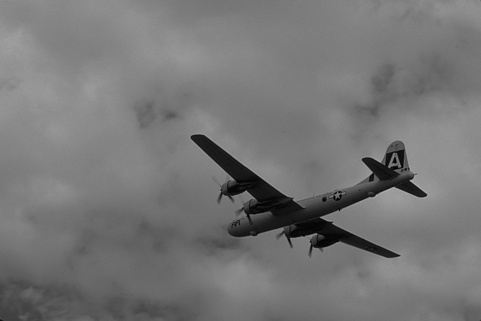
%> input picture cs558_hw1/plane.pgm, 481 x 321 px
$ octave --eval "main;"   (GNU Octave 9; MATLAB toolbox functions it lacks are replaced by stand-ins)
%> lines starting %> are read from the running program, lines starting %| are printed output that depends on the picture; in (x1, y1, x2, y2) boxes, pixels count from 0 and x2, y2 are one past the last pixel; in counts of white or black regions, pixels touching at a corner belong together; the program's own positions count from 1
%Ethan Che
%Homework 1
%09/30/2021
%I pledge my honor that I have abided by the Stevens Honor System.


function main(filename, stdv)

    if nargin == 0
        filename = 'plane.pgm';
        stdv = '2';
    end

    img = imread(filename,'pgm'); %Reads in pgm image
%> img is the input picture: size 321x481 uint8; min 1, max 177, mean 118.3

    rowsize = size(img, 1);
%> rowsize = 321
    colsize = size(img, 2);
%> colsize = 481

    stdv = str2num(stdv);

    temp = 2*floor(stdv/2)+1; %Standard deviation, rounded to next odd number
    width = 6*temp;
    width = 2*floor(width/2)+1;

    add = floor(width/2); %How many pixels have to add aropund edge. Change the first number.

    extended = extend_edges(img, add);

    filtered_image = cast(gauss_filter(rowsize, colsize, extended, stdv, width), 'uint8');
    imwrite(filtered_image, 'output_gauss.jpg');

    subplot(2,2,1);
    imshow(img);
    title('Input Image');

    subplot(2,2,2);
    imshow('output_gauss.jpg');
    title('Gauss Filtered Image');

    gauss_extend = extend_edges(filtered_image, 1);
    [sobel, grad] = sobel_filter(rowsize, colsize, gauss_extend);
    imwrite(cast(sobel, 'uint8'),'output_sobel.jpg');
    subplot(2,2,3);
    imshow('output_sobel.jpg');
    title('Sobel Filtered Image');

    nms = cast(nms_filter(sobel, grad),'uint8');
    imwrite(nms,'output_nms.jpg');
    subplot(2,2,4);
    imshow('output_nms.jpg');
    title('NMS Applied to Sobel');


end

function filtered_image = gauss_filter(im_r, im_c, extended_image, stdv, fsz) %fsz is the filter size, 5 means 5x5, for example
    filtered_image = zeros(im_r, im_c); %Size of regular image
    mask = zeros(fsz, fsz);
    mid = ceil(fsz/2); %Center of matrix. fsv should be odd
    total = 0;
    for i = 1:fsz
        for j = 1:fsz
            temp = gauss_eq(stdv, i-mid, j-mid);
            mask(i,j) = temp;
            total = total+temp;
        end
    end
    mask = mask./total;
    %disp(sum(sum(mask)));
    offset = floor(fsz/2); %Half of the filter width rounded down
    for i = 1:im_r
        for j = 1:im_c
            %move filter over each pixel in extended image, where original
            %image is
            filtered_image(i, j) = get_filter_val(extended_image,i+offset,j+offset,mask,offset);
        end
    end
end

% [85 lines left out: functions sobel_filter, gauss_eq, nms_filter, not called in this run]

%Worls for gauss and sobel
% [11 lines left out: function get_filter_val, not called in this run]


function extended = extend_edges(img, add) %Extends image so we can apply filters
%> called with add = 9

    rowsize = size(img, 1);
%> rowsize = 321
    colsize = size(img, 2);
%> colsize = 481
    top = zeros(add,colsize); %Top pixels
    bottom = zeros(add,colsize); %Bottom pixels
    left = zeros(rowsize, add); %Left pixels
    right = zeros(rowsize, add); %Right pixels

    %Expand top and bottom row of pixels
    for c = 1:colsize
        for r = 1:add
            top(r,c) = img(1,c);
            bottom(r,c) = img(rowsize,c);
        end
    end

    for c = 1:add
        for r = 1:rowsize
            left(r,c) = img(r,1);
            right(r,c) = img(r,colsize);
        end
    end

    %Now, need to add the four corners where the pixels weren't extended
    tl = top(1,1); %Top left corner value
%> tl = 138
    tr = top(1,colsize); %Top right corner value
%> tr = 118
    bl = bottom(1,1); %Bottom left corner value
%> bl = 12
    br = bottom(1,colsize); %Bottom right corner value
%> br = 62

    %Arrays that hold the corner pixels
    atl = zeros(add,add);
    atr = zeros(add,add);
    abl = zeros(add,add);
    abr = zeros(add,add);
    for i = 1:add
        for j = 1:add
            atl(i,j) = tl;
            atr(i,j) = tr;
            abl(i,j) = bl;
            abr(i,j) = br;
        end
    end
%> after the loop, abl = [12 12 12 12 12 12 12 12 12; 12 12 12 12 12 12 12 12 12; 12 12 12 12 12 12 12 12 12; 12 12 12 12 12 12 12 12 12; 12 12 12 12 12 12 12 12 12; 12 12 12 12 12 12 12 12 12; 12 12 12 12 12 12 12 12 12; 12 12 12 12 12 12 12 12 12; 12 12 12 12 12 12 12 12 12]; abr = [62 62 62 62 62 62 62 62 62; 62 62 62 62 62 62 62 62 62; 62 62 62 62 62 62 62 62 62; 62 62 62 62 62 62 62 62 62; 62 62 62 62 62 62 62 62 62; 62 62 62 62 62 62 62 62 62; 62 62 62 62 62 62 62 62 62; 62 62 62 62 62 62 62 62 62; 62 62 62 62 62 62 62 62 62]; atl = [138 138 138 138 138 138 138 138 138; 138 138 138 138 138 138 138 138 138; 138 138 138 138 138 138 138 138 138; 138 138 138 138 138 138 138 138 138; 138 138 138 138 138 138 138 138 138; 138 138 138 138 138 138 138 138 138; 138 138 138 138 138 138 138 138 138; 138 138 138 138 138 138 138 138 138; 138 138 138 138 138 138 138 138 138]; atr = [118 118 118 118 118 118 118 118 118; 118 118 118 118 118 118 118 118 118; 118 118 118 118 118 118 118 118 118; 118 118 118 118 118 118 118 118 118; 118 118 118 118 118 118 118 118 118; 118 118 118 118 118 118 118 118 118; 118 118 118 118 118 118 118 118 118; 118 118 118 118 118 118 118 118 118; 118 118 118 118 118 118 118 118 118]
    extended = ones(rowsize+add+add, colsize+add+add); %Image extended out
    extended = extended.*-1; %Initialize each element to -1 so we know which elements have been changed

    top = [atl top atr];
    bottom = [abl bottom abr];
    %disp(bottom);
    %Add top row
    for i = 1:add
        for j = 1:size(extended,2)
            extended(i,j) = top(i,j);
        end
    end
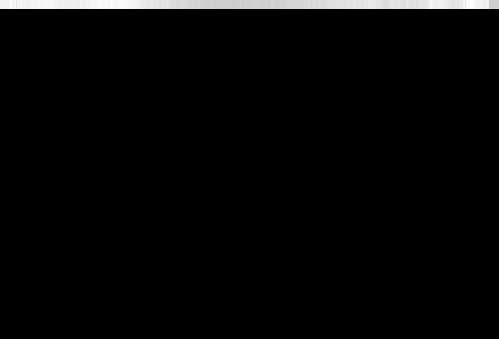
%> extended: size 339x499 double; min -1, max 145, mean 2.5; drawn with min black and max white
    %Add bottom row
    for i = (size(extended,1)-add+1):size(extended,1)
        r = 1;
        for j = 1:size(extended,2)
            extended(i,j) = bottom(r,j);
        end
        r = r+1;
    end
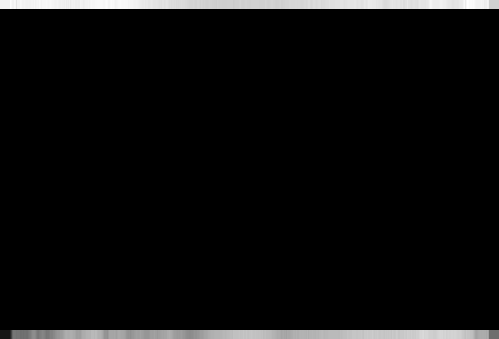
%> extended: size 339x499 double; 2.65% of pixels changed, all inside (x1, y1, x2, y2) = (0, 330, 499, 339); drawn with min black and max white
    %Add left and right rows
    for i = 1+add:size(extended,1)-add
        for j = 1:add
            extended(i,j) = left(i-add,j);
        end
        c = 1;
        for j = (size(extended,2)-add+1):size(extended,2)
            extended(i,j) = right(i-add,c);
        end
        c = c+1;
    end
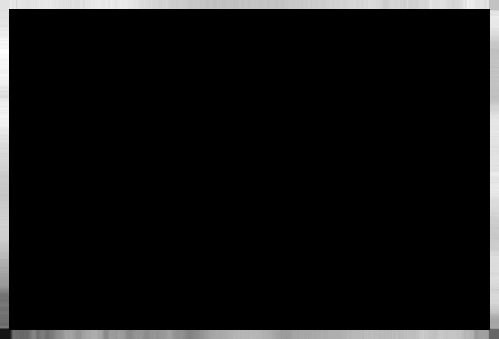
%> extended: size 339x499 double; 3.42% of pixels changed, all inside (x1, y1, x2, y2) = (0, 9, 499, 330); drawn with min black and max white
    %Add back in original image
    for i = 1:rowsize
        for j = 1:colsize
            extended(i+add,j+add) = img(i,j);
        end
    end
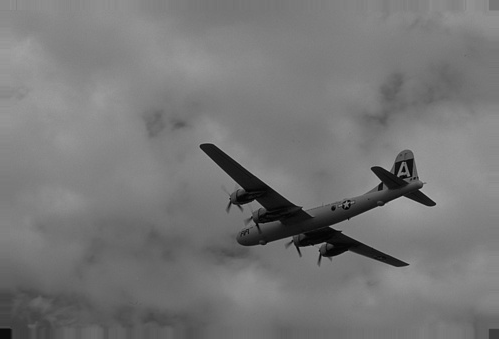
%> extended: size 339x499 double; min 1, max 177, mean 118.3

end
%> (the run ends here)
